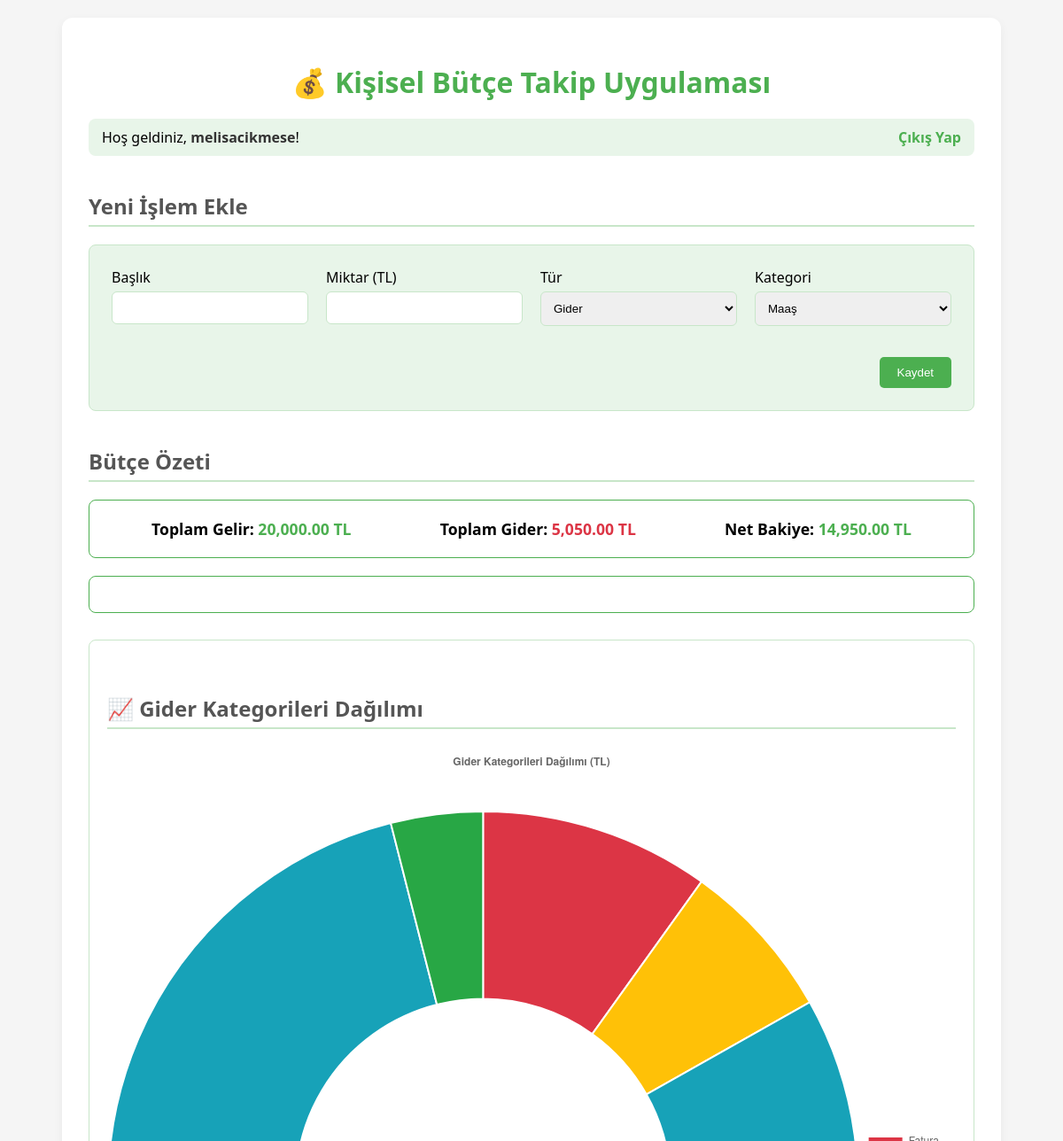
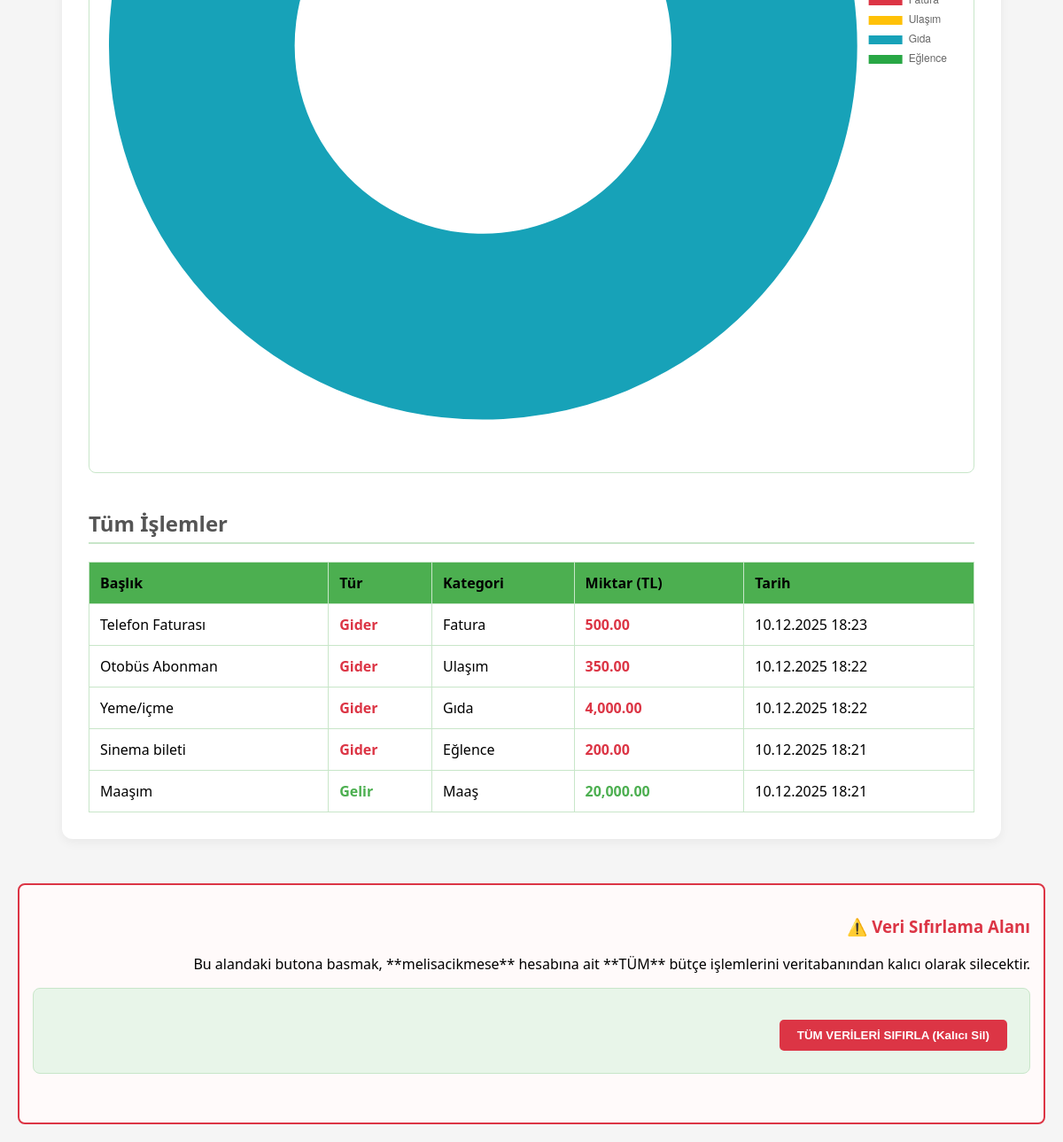
Screenshot of / (signed in) with the database file from the repository (2 pictures, top to bottom).
### app.py (models this page shows, shortened)
class User(UserMixin, db.Model):
    id = db.Column(db.Integer, primary_key=True)
    username = db.Column(db.String(80), unique=True, nullable=False)
    password_hash = db.Column(db.String(128))
    transactions = db.relationship('Transaction', backref='owner', lazy=True)

class Transaction(db.Model):
    id = db.Column(db.Integer, primary_key=True)
    title = db.Column(db.String(100), nullable=False)
    amount = db.Column(db.Float, nullable=False)
    type = db.Column(db.String(10), nullable=False)
    date = db.Column(db.DateTime, default=datetime.utcnow)
    category = db.Column(db.String(50), nullable=True)
    user_id = db.Column(db.Integer, db.ForeignKey('user.id'), nullable=False)

### app.py (the view, shortened to what this page needs)
@app.route('/', methods=['GET', 'POST'])
@login_required
def index():
    form = TransactionForm()
    all_transactions = Transaction.query.filter_by(user_id=current_user.id).order_by(Transaction.date.desc()).all()
    total_income = sum(t.amount for t in all_transactions if t.type == 'Gelir')
    total_expense = sum(t.amount for t in all_transactions if t.type == 'Gider')
    net_balance = total_income + total_expense
    expense_by_category = {}
    for t in all_transactions:
        if t.type == 'Gider':
            category = t.category
            amount = abs(t.amount)
            expense_by_category[category] = expense_by_category.get(category, 0) + amount
    chart_labels = list(expense_by_category.keys())
    chart_data = [round(v, 2) for v in list(expense_by_category.values())]
    return render_template(
        'index.html',
        form=form,
        transactions=all_transactions,
        total_income=total_income,
        total_expense=abs(total_expense),
        net_balance=net_balance,
        chart_labels=chart_labels,
        chart_data=chart_data
    )

### app.py
class TransactionForm(FlaskForm):
    title = StringField('Başlık', validators=[DataRequired()])
    amount = FloatField('Miktar (TL)', validators=[DataRequired(), NumberRange(min=0.01)])
    transaction_type = SelectField('Tür', choices=[('Gider', 'Gider'), ('Gelir', 'Gelir')], validators=[DataRequired()])
    category = SelectField('Kategori', choices=[
        ('Maaş', 'Maaş'), ('Yatırım', 'Yatırım'), ('Kira', 'Kira'),
        ('Gıda', 'Gıda'), ('Fatura', 'Fatura'), ('Ulaşım', 'Ulaşım'),
        ('Eğlence', 'Eğlence'), ('Diğer', 'Diğer')
    ], validators=[DataRequired()])
    submit = SubmitField('Kaydet')

### app.py (called while the page is built)
@login_manager.user_loader
def load_user(user_id):
    return db.session.get(User, int(user_id))

### templates/index.html (shortened to what this page needs)
<!DOCTYPE html>
<html lang="tr">
<head>
</head>
<body>
    <div class="container">
        <h1>💰 Kişisel Bütçe Takip Uygulaması</h1>
        <div class="nav-bar">
            <div>Hoş geldiniz, <strong>{{ current_user.username }}</strong>!</div>
            <div>
                <a href="{{ url_for('logout') }}">Çıkış Yap</a>
            </div>
        </div>
        <h2>Yeni İşlem Ekle</h2>
        <form method="POST">
            <div style="display: flex; gap: 20px; flex-wrap: wrap;">
                <div style="flex: 1; min-width: 200px;">
                    <label>Başlık</label>
                    {{ form.title() }}
                </div>
                <div style="flex: 1; min-width: 150px;">
                    <label>Miktar (TL)</label>
                    {{ form.amount(type="number", step="0.01") }}
                </div>
                <div style="flex: 1; min-width: 150px;">
                    <label>Tür</label>
                    {{ form.transaction_type() }}
                </div>
                <div style="flex: 1; min-width: 150px;">
                    <label>Kategori</label>
                    {{ form.category() }}
                </div>
                <div style="flex-basis: 100%; text-align: right;">
                    {{ form.submit() }}
                </div>
            </div>
        </form>
        <h2>Bütçe Özeti</h2>
        <div class="summary">
            <p><strong>Toplam Gelir:</strong> <span class="income">{{ "{:,.2f}".format(total_income) }} TL</span></p>
            <p><strong>Toplam Gider:</strong> <span class="expense">{{ "{:,.2f}".format(total_expense) }} TL</span></p>
            <p><strong>Net Bakiye:</strong>
                {% if net_balance >= 0 %}
                    <span class="income">{{ "{:,.2f}".format(net_balance) }} TL</span>
                {% else %}
                    <span class="expense">{{ "{:,.2f}".format(net_balance) }} TL</span>
                {% endif %}
            </p>
        </div>
        <div class="summary">
            </div>
        {% if chart_data %}
        <div class="chart-container">
            <h2>📈 Gider Kategorileri Dağılımı</h2>
            <canvas id="expenseChart" width="400" height="150"></canvas>
        </div>
        {% endif %}
        <h2>Tüm İşlemler</h2>
        <table>
            <thead>
                <tr>
                    <th>Başlık</th>
                    <th>Tür</th>
                    <th>Kategori</th>
                    <th>Miktar (TL)</th>
                    <th>Tarih</th>
                </tr>
            </thead>
            <tbody>
                {% for t in transactions %}
                <tr>
                    <td>{{ t.title }}</td>
                    <td class="{{ 'income' if t.type == 'Gelir' else 'expense' }}">
                        {{ t.type }}
                    </td>
                    <td>{{ t.category }}</td>
                    <td class="{{ 'income' if t.type == 'Gelir' else 'expense' }}">
                        {{ "{:,.2f}".format(t.amount | abs) }}
                    </td>
                    <td>{{ t.date.strftime('%d.%m.%Y %H:%M') }}</td>
                </tr>
                {% endfor %}
            </tbody>
        </table>
    </div>
    {% if chart_data %}
    <script>
        var labels = {{ chart_labels | tojson }};
        var data = {{ chart_data | tojson }};
        var colors = [
            '#dc3545', '#ffc107', '#17a2b8', '#28a745', '#6c757d',
            '#fd7e14', '#e83e8c', '#6f42c1', '#343a40', '#007bff'
        ];
        var ctx = document.getElementById('expenseChart').getContext('2d');
        var expenseChart = new Chart(ctx, {
            type: 'doughnut',
            data: {
                labels: labels,
                datasets: [{
                    data: data,
                    backgroundColor: colors.slice(0, labels.length),
                    hoverOffset: 4
                }]
            },
            options: {
                responsive: true,
                plugins: {
                    legend: {
                        position: 'right',
                    },
                    title: {
                        display: true,
                        text: 'Gider Kategorileri Dağılımı (TL)'
                    }
                }
            }
        });
    </script>
    {% endif %}
        <div style="margin-top: 50px; text-align: right; padding: 15px; border: 2px solid #dc3545; border-radius: 8px; background-color: #ffeaea;">
            <h3 style="color: #dc3545;">⚠️ Veri Sıfırlama Alanı</h3>
            <p>Bu alandaki butona basmak, **{{ current_user.username }}** hesabına ait **TÜM** bütçe işlemlerini veritabanından kalıcı olarak silecektir.</p>
            <form method="POST" action="{{ url_for('reset_data') }}"
                  onsubmit="return confirm('TÜM BÜTÇE KAYITLARINIZI siliyorsunuz. Bu işlem geri alınamaz! DEVAM ETMEK İSTİYOR MUSUNUZ?');">
                <input type="submit" value="TÜM VERİLERİ SIFIRLA (Kalıcı Sil)"
                       style="background-color: #dc3545; color: white; padding: 10px 20px; border: none; border-radius: 5px; cursor: pointer; font-weight: bold; margin-top: 10px;">
            </form>
        </div>
    </div> </body>
</html>

### templates/index.html (style rules this page uses)
body { font-family: 'Segoe UI', Tahoma, Geneva, Verdana, sans-serif; margin: 20px; background-color: #f5f5f5; }
.container { max-width: 1000px; margin: auto; background-color: white; padding: 30px; border-radius: 12px; box-shadow: 0 4px 12px rgba(0,0,0,0.05); }
h1 { color: #4CAF50; text-align: center; margin-bottom: 20px; }
h2 { border-bottom: 2px solid #c8e6c9; padding-bottom: 5px; margin-top: 40px; color: #555; }
.nav-bar { display: flex; justify-content: space-between; align-items: center; background-color: #e8f5e9; padding: 10px 15px; border-radius: 8px; margin-bottom: 30px; }
.nav-bar a { color: #4CAF50; text-decoration: none; margin-left: 15px; font-weight: bold; }
.nav-bar strong { color: #333; }
form { background: #e8f5e9; padding: 25px; border-radius: 8px; margin-bottom: 40px; border: 1px solid #c8e6c9; }
input[type="text"], input[type="number"], select { width: 100%; padding: 10px; margin-top: 5px; margin-bottom: 15px; border: 1px solid #c8e6c9; border-radius: 6px; box-sizing: border-box; }
input[type="submit"] { background-color: #4CAF50; color: white; padding: 10px 20px; border: none; border-radius: 5px; cursor: pointer; transition: background-color 0.3s; }
table { width: 100%; border-collapse: collapse; margin-top: 20px; }
th, td { padding: 12px; border: 1px solid #c8e6c9; text-align: left; }
th { background-color: #4CAF50; }
.income { color: #4CAF50; font-weight: bold; }
.expense { color: #dc3545; font-weight: bold; }
.summary { margin-top: 20px; padding: 20px; border: 1px solid #4CAF50; border-radius: 8px; background: #fff; display: flex; justify-content: space-around; }
.summary p { margin: 0; font-size: 1.1em; }
.chart-container { margin-top: 30px; padding: 20px; border: 1px solid #c8e6c9; border-radius: 8px; background: #fff; }
[style*="border: 2px solid #dc3545"] { margin-top: 50px !important; padding: 15px !important; border: 2px solid #dc3545 !important; border-radius: 8px !important; background-color: #fffafa !important; }
[value="TÜM VERİLERİ SIFIRLA (Kalıcı Sil)"] { background-color: #dc3545 !important; }

### rows the page displays
User: username "melisacikmese"
Transaction: title "Telefon Faturası", type "Gider", category "Fatura", amount|abs "500.00", date "10.12.2025 18:23"
Transaction: title "Otobüs Abonman", type "Gider", category "Ulaşım", amount|abs "350.00", date "10.12.2025 18:22"
Transaction: title "Yeme/içme", type "Gider", category "Gıda", amount|abs "4,000.00", date "10.12.2025 18:22"
Transaction: title "Sinema bileti", type "Gider", category "Eğlence", amount|abs "200.00", date "10.12.2025 18:21"
Transaction: title "Maaşım", type "Gelir", category "Maaş", amount|abs "20,000.00", date "10.12.2025 18:21"

### other values shown
{{ "{:,.2f}".format(total_income) }} "20,000.00"
{{ "{:,.2f}".format(total_expense) }} "5,050.00"
{{ "{:,.2f}".format(net_balance) }} "14,950.00"
chart data {{ chart_data | tojson }} [500.0, 350.0, 4000.0, 200.0]
